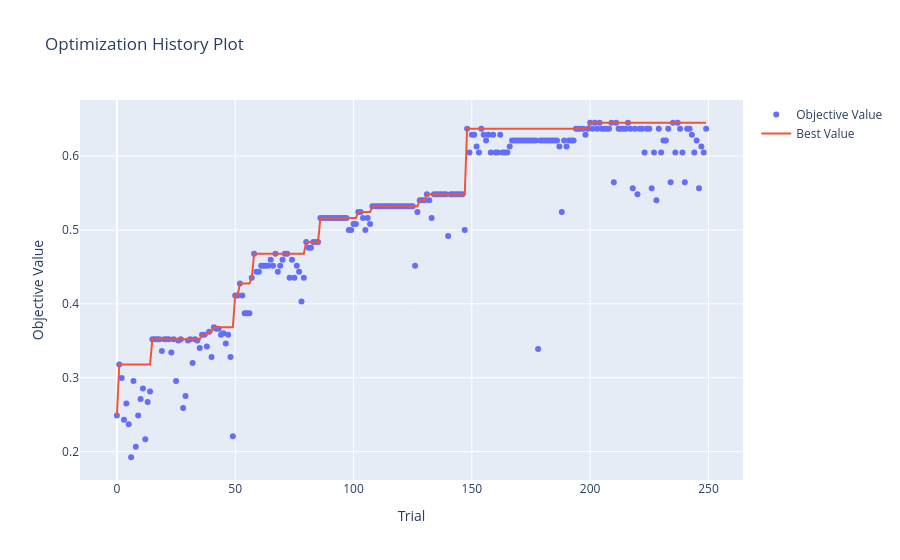

The cell this chart's notebook holds for it:
### Markdown cell above
#### Визцализация optuna

### Code cell
vis.plot_optimization_history(study).show()

### Figure 1 — Plotly figure (JSON) as saved in the notebook; plotly's stock layout.template omitted (floating-point values rounded to 4 significant figures; data arrays with more than 128 entries replaced by an {"elided": "..."} marker saying what was removed)
{"data": [{"mode": "markers", "name": "Objective Value", "type": "scatter", "x": {"elided": "250 int values"}, "y": {"elided": "250 float values"}}, {"mode": "lines", "name": "Best Value", "type": "scatter", "x": {"elided": "250 int values"}, "y": {"elided": "250 float values"}}, {"marker": {"color": "#cccccc"}, "mode": "markers", "name": "Infeasible Trial", "showlegend": false, "type": "scatter", "x": [], "y": []}], "layout": {"title": {"text": "Optimization History Plot"}, "xaxis": {"title": {"text": "Trial"}}, "yaxis": {"title": {"text": "Objective Value"}}}}
